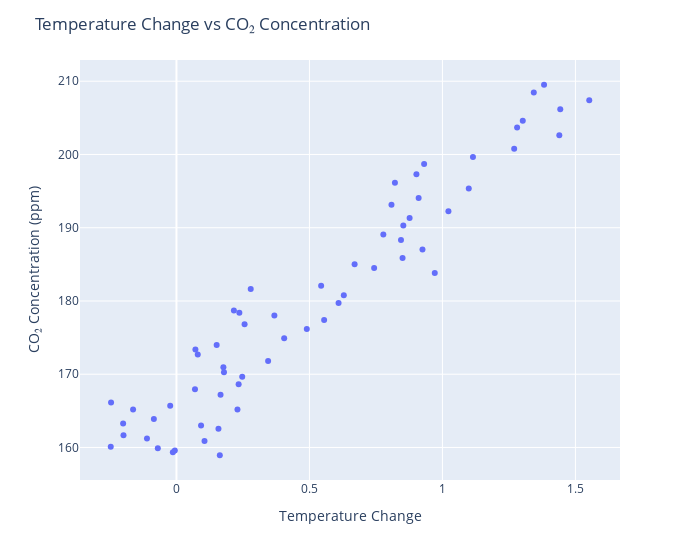

This figure's notebook cell:
### Markdown cell above
The heatmap reveals a strong positive correlation (0.96) between CO₂ concentrations and temperature changes. This statistical relationship reinforces the observation that higher CO₂ levels are closely linked with increasing global temperatures, which highlights the importance of addressing carbon emissions to mitigate climate change.

**bold text**

### Code cell
fig=px.scatter(data_frame=Merged_data,x='temp_mean',y='carbon_mean')
fig.update_layout(title='Temperature Change vs CO₂ Concentration',xaxis_title='Temperature Change',yaxis_title='CO₂ Concentration (ppm)',width=700)
fig.show()

### Figure 1 — Plotly figure (JSON) as saved in the notebook; plotly's stock layout.template omitted (floating-point values rounded to 4 significant figures)
{"data": [{"hovertemplate": "temp_mean=%{x}<br>carbon_mean=%{y}<extra></extra>", "legendgroup": "", "marker": {"color": "#636efa", "symbol": "circle"}, "mode": "markers", "name": "", "orientation": "v", "showlegend": false, "type": "scatter", "x": [0.1631, -0.01348, -0.006043, -0.07006, -0.247, 0.1055, -0.1108, -0.1991, 0.1579, 0.09249, -0.2005, -0.08491, 0.2294, -0.163, -0.02349, -0.2459, 0.1658, 0.06963, 0.2338, 0.2473, 0.1786, 0.1765, 0.3446, 0.08012, 0.07129, 0.1512, 0.405, 0.4901, 0.2562, 0.5553, 0.3682, 0.2365, 0.216, 0.6095, 0.6292, 0.2792, 0.544, 0.9713, 0.7433, 0.6698, 0.8502, 0.925, 0.8442, 0.7778, 0.853, 0.8766, 1.023, 0.8084, 0.9106, 1.099, 0.8214, 0.9022, 0.9312, 1.115, 1.27, 1.44, 1.281, 1.302, 1.443, 1.552, 1.344, 1.382], "xaxis": "x", "y": [158.9, 159.4, 159.6, 159.9, 160.1, 160.9, 161.2, 161.7, 162.6, 163.0, 163.3, 163.9, 165.2, 165.2, 165.7, 166.1, 167.2, 167.9, 168.6, 169.7, 170.3, 170.9, 171.8, 172.7, 173.4, 174.0, 174.9, 176.2, 176.8, 177.4, 178.0, 178.4, 178.7, 179.7, 180.8, 181.6, 182.1, 183.8, 184.5, 185.0, 185.9, 187.0, 188.3, 189.1, 190.3, 191.3, 192.3, 193.2, 194.1, 195.4, 196.2, 197.3, 198.7, 199.7, 200.8, 202.6, 203.7, 204.6, 206.2, 207.4, 208.5, 209.5], "yaxis": "y"}], "layout": {"legend": {"tracegroupgap": 0}, "margin": {"t": 60}, "title": {"text": "Temperature Change vs CO₂ Concentration"}, "width": 700, "xaxis": {"anchor": "y", "domain": [0, 1], "title": {"text": "Temperature Change"}}, "yaxis": {"anchor": "x", "domain": [0, 1], "title": {"text": "CO₂ Concentration (ppm)"}}}}
